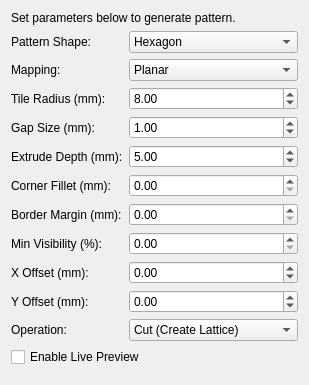
<?xml version="1.0" encoding="UTF-8"?>
<ui version="4.0">
 <class>TaskPanel</class>
 <widget class="QWidget" name="TaskPanel">
  <layout class="QVBoxLayout">
   <item><widget class="QLabel" name="instruction"><property name="text"><string>Set parameters below to generate pattern.</string></property></widget></item>
   <item>
    <layout class="QFormLayout">
     <item row="0" column="0"><widget class="QLabel"><property name="text"><string>Pattern Shape:</string></property></widget></item>
     <item row="0" column="1">
      <widget class="QComboBox" name="pattern_combo">
       <item><property name="text"><string>Hexagon</string></property></item>
       <item><property name="text"><string>Square</string></property></item>
       <item><property name="text"><string>Circle (Staggered)</string></property></item>
       <item><property name="text"><string>Circle (Grid)</string></property></item>
       <item><property name="text"><string>Voronoi (Organic)</string></property></item>
      </widget>
     </item>
     <item row="1" column="0"><widget class="QLabel"><property name="text"><string>Mapping:</string></property></widget></item>
     <item row="1" column="1">
      <widget class="QComboBox" name="mapping_combo">
       <item><property name="text"><string>Planar</string></property></item>
       <item><property name="text"><string>Cylindrical</string></property></item>
       <item><property name="text"><string>Spherical</string></property></item>
      </widget>
     </item>
     <item row="2" column="0"><widget class="QLabel"><property name="text"><string>Tile Radius (mm):</string></property></widget></item>
     <item row="2" column="1"><widget class="QDoubleSpinBox" name="radius_spin"><property name="value"><double>8.0</double></property></widget></item>
     <item row="3" column="0"><widget class="QLabel"><property name="text"><string>Gap Size (mm):</string></property></widget></item>
     <item row="3" column="1"><widget class="QDoubleSpinBox" name="gap_spin"><property name="value"><double>1.0</double></property></widget></item>
     <item row="4" column="0"><widget class="QLabel"><property name="text"><string>Extrude Depth (mm):</string></property></widget></item>
     <item row="4" column="1"><widget class="QDoubleSpinBox" name="depth_spin"><property name="value"><double>5.0</double></property></widget></item>
     <item row="5" column="0"><widget class="QLabel"><property name="text"><string>Corner Fillet (mm):</string></property></widget></item>
     <item row="5" column="1"><widget class="QDoubleSpinBox" name="fillet_spin"><property name="value"><double>0.0</double></property></widget></item>
     <item row="6" column="0"><widget class="QLabel"><property name="text"><string>Border Margin (mm):</string></property></widget></item>
     <item row="6" column="1"><widget class="QDoubleSpinBox" name="border_spin"><property name="value"><double>0.0</double></property></widget></item>
     <item row="7" column="0"><widget class="QLabel"><property name="text"><string>Min Visibility (%):</string></property></widget></item>
     <item row="7" column="1"><widget class="QDoubleSpinBox" name="threshold_spin"><property name="value"><double>0.0</double></property></widget></item>
     <item row="8" column="0"><widget class="QLabel"><property name="text"><string>X Offset (mm):</string></property></widget></item>
     <item row="8" column="1"><widget class="QDoubleSpinBox" name="offset_x_spin"><property name="minimum"><double>-1000.0</double></property><property name="maximum"><double>1000.0</double></property></widget></item>
     <item row="9" column="0"><widget class="QLabel"><property name="text"><string>Y Offset (mm):</string></property></widget></item>
     <item row="9" column="1"><widget class="QDoubleSpinBox" name="offset_y_spin"><property name="minimum"><double>-1000.0</double></property><property name="maximum"><double>1000.0</double></property></widget></item>
     <item row="10" column="0"><widget class="QLabel"><property name="text"><string>Operation:</string></property></widget></item>
     <item row="10" column="1">
      <widget class="QComboBox" name="operation_combo">
       <item><property name="text"><string>Cut (Create Lattice)</string></property></item>
       <item><property name="text"><string>Common (Create Panels)</string></property></item>
      </widget>
     </item>
    </layout>
   </item>
  <item>
  <widget class="QCheckBox" name="live_preview_cb">
    <property name="text"><string>Enable Live Preview</string></property>
    <property name="checked"><bool>false</bool></property>
  </widget>
</item>
   <item><spacer><property name="orientation"><enum>Qt::Vertical</enum></property></spacer></item>
  </layout>
 </widget>
</ui>
